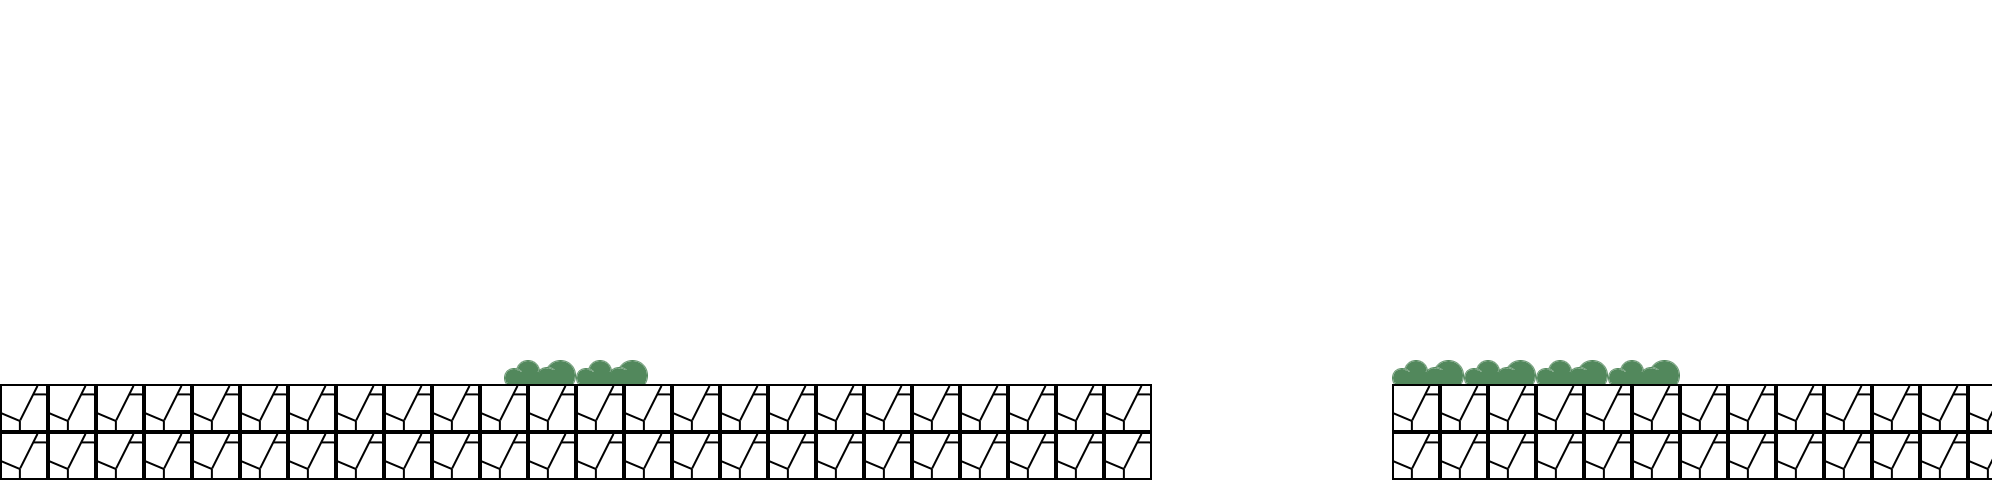

This game map was drawn from its Tiled (.tmx) file and the tilesets committed beside it. A one-line description and the trimmed map source follow:
An orthogonal 83x20 tile map with 24x24 px tiles, 3 tile layers (BackgroundColor, Platform, Decoration), 1 hidden layer not drawn.

<map version="1.0" orientation="orthogonal" width="83" height="20" tilewidth="24" tileheight="24">
 <tileset firstgid="1" name="Tile_source" tilewidth="24" tileheight="24">
  <image source="Tile_source.png" width="800" height="480" />
 </tileset>
 <layer name="BackgroundColor" width="83" height="20">
  <data>[1660 cells, 1660 non-empty, 1 distinct tile ids]</data>
 </layer>
 <layer name="Platform" width="83" height="20">
  <data>[1660 cells, 292 non-empty, 4 distinct tile ids]</data>
 </layer>
 <layer name="PlatformDynamic" width="83" height="20" visible="0">
  <data>[1660 cells, 106 non-empty, 23 distinct tile ids]</data>
 </layer>
 <layer name="Decoration" width="83" height="20">
  <data>[1660 cells, 18 non-empty, 3 distinct tile ids]</data>
 </layer>
</map>
